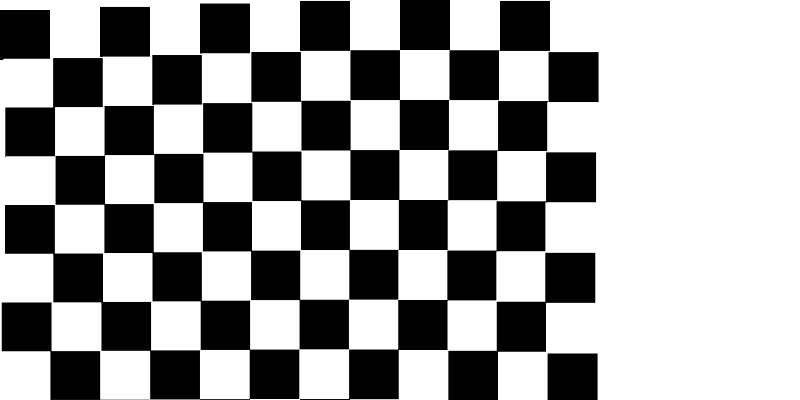
Frame 1 (no input)
Frame 60 (the mouse pressed at the canvas centre just before this capture): identical to frame 1, image omitted
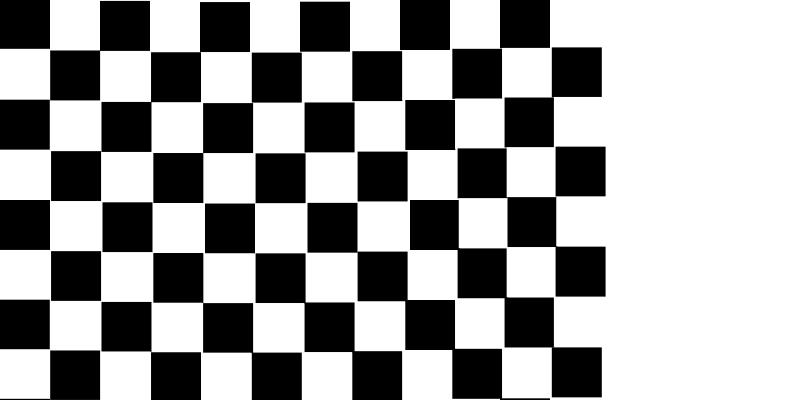
Frame 120 (the mouse held since frame 60 and released just before this capture)

The Processing sketch that drew these frames (run headless with seeded random() and noise(); from frame 60 on, the mouse is pressed at the canvas centre):

// Processing sketch: tp3
// ── tp3.pde
//video explicativo
//https://youtube.com/shorts/SX9CA240iMU?si=wYQq3XdOm_7b4tL4
//Ricardo Axson

int cols = 12;
int rows = 12;
float cellSize = 50;
boolean curva = true;

void setup() {
  size(800, 400);
  noStroke();
}

void draw() {
  background(255);
  
  for (int y = 0; y < rows; y++) {
    for (int x = 0; x < cols; x++) {
      
      float posX = x * cellSize;
      float posY = y * cellSize;
      
      // Distorsión según el mouse
      float offsetX = curva ? sin(map(posY, 0, height, 0, PI)) * calcularDistorsion(posX, posY) : 0;
      float offsetY = curva ? cos(map(posX, 0, width, 0, PI)) * calcularDistorsion(posX, posY) : 0;
      
      dibujarCelda(posX + offsetX, posY + offsetY, x, y);
    }
  }
}

// ✅ Función que NO retorna
void dibujarCelda(float x, float y, int i, int j) {
  if ((i + j) % 2 == 0) {
    fill(0);
  } else {
    fill(255);
  }
  rect(x, y, cellSize, cellSize);
}

// ✅ Función que SÍ retorna
float calcularDistorsion(float x, float y) {
  float d = dist(x, y, mouseX, mouseY);
  return map(d, 0, width, 10, -10);
}

void keyPressed() {
  if (key == 'r' || key == 'R') {
    cols = int(random(8, 16));
    rows = cols;
    cellSize = width / cols;
  }
  if (key == 'c' || key == 'C') {
    curva = !curva;
  }
}
